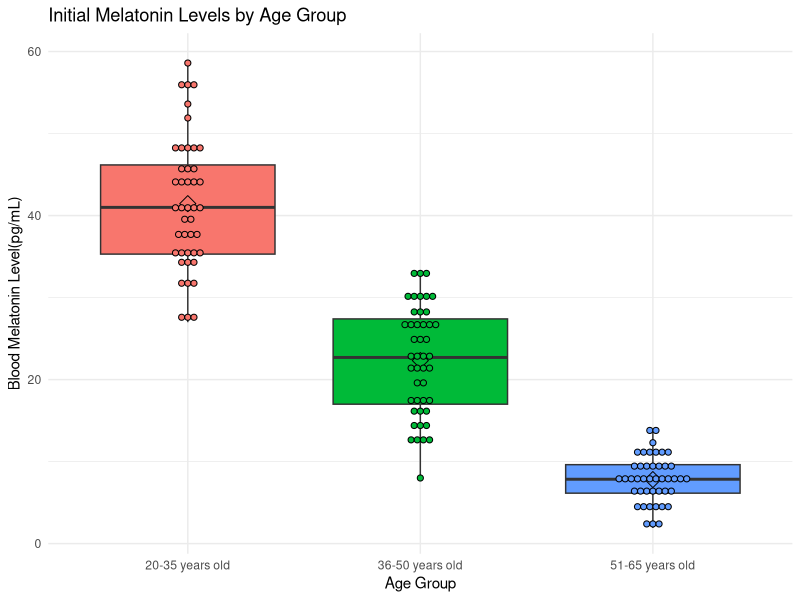
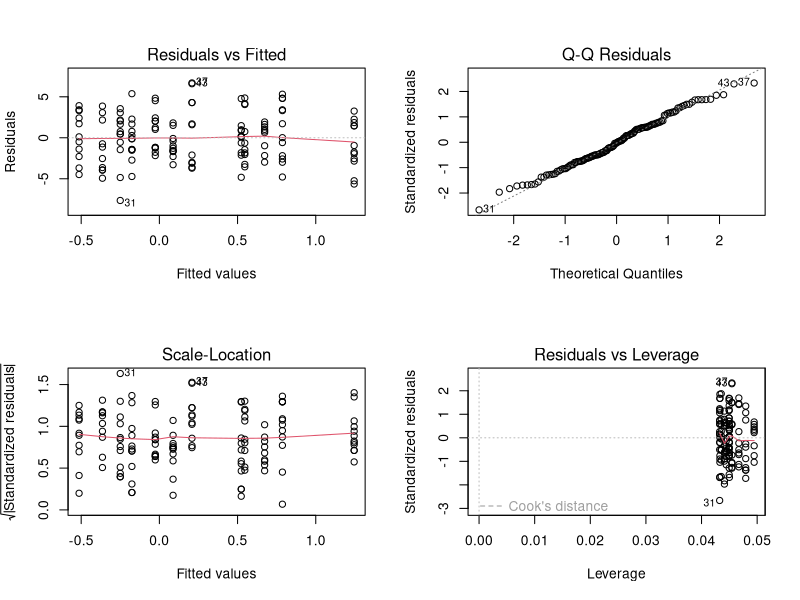
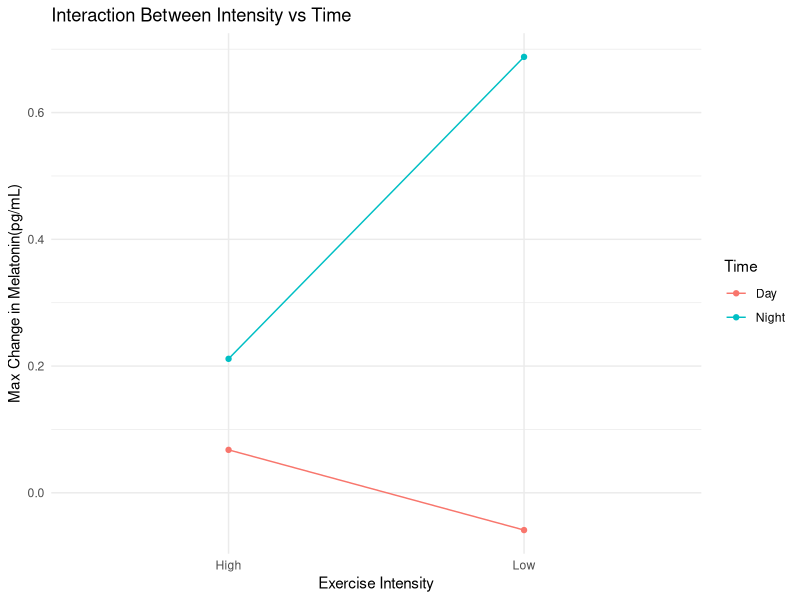
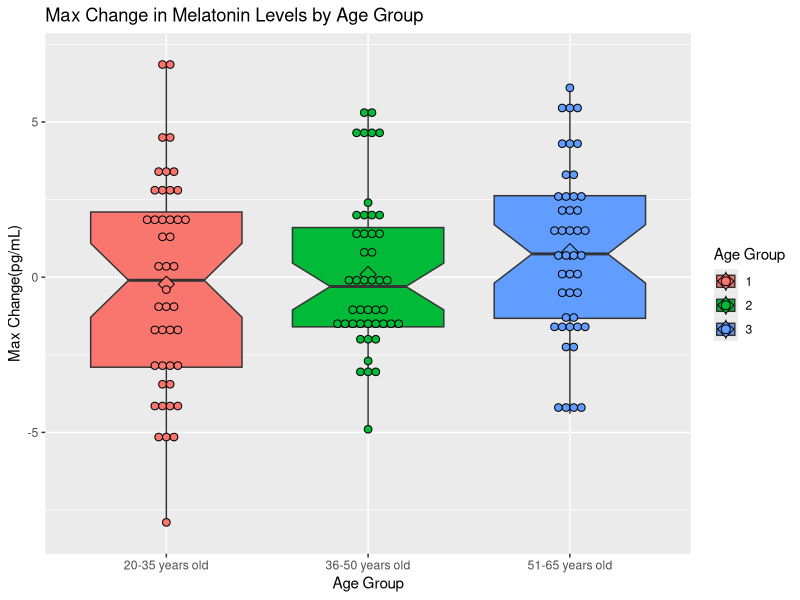

Here is the R script that generated these plots, in order:
## ---- chunk 1
knitr::opts_chunk$set(fig.width=12, fig.height=8, fig.path='Figs/',
                      echo=FALSE, warning=FALSE, message=FALSE)
## ---- chunk 2
library(dplyr)
library(ggplot2)
# read data, delete last col
data <- read.csv("data.csv", stringsAsFactors = FALSE)
data <- data[,-10]
data$Day2[120]<-7.6
data$Day2<-as.double(data$Day2)
data$Day2<-as.numeric(data$Day3)

data <- data %>% mutate(change1=data$Day1-data$Day2) %>% mutate(change2=data$Day1-data$Day3) %>% mutate(maxChange = data$Day1)

for(i in 1:nrow(data)){
  if(abs(data$change1[i]) > abs(data$change2[i])){
    data$maxChange[i] <- data$change1[i]
  }
  else{
    data$maxChange[i] <- data$change2[i]
  }
}
## ---- chunk 3
tabl <- "       
|                 | Estimate Std. | Error  | t value | Pr(>|t|)   | 
|-----------------|---------------|--------|---------|------------|
|(Intercept)      | 41.4545       | 0.9342 |  44.38  | <2e-16 *** | 
|factor(AgeGroup)2| -19.1301      | 1.3138 | -14.56  | <2e-16 *** |
|factor(AgeGroup)3| -33.6432      | 1.3211 | -25.46  | <2e-16 *** |
"
cat(tabl) # output the table in a format good for HTML/PDF/docx conversion
## ---- chunk 4
ggplot(data, aes(x=as.factor(AgeGroup), y=Day1, fill=as.factor(AgeGroup)), fill=as.factor(AgeGroup)) + geom_boxplot() + stat_summary(fun.y=mean, geom="point", shape=23, size=4) + geom_dotplot(binaxis='y', binwidth=1.5,stackdir='center', dotsize=0.5) + theme_minimal() + xlab("Age Group") + ylab("Blood Melatonin Level(pg/mL)") + ggtitle("Initial Melatonin Levels by Age Group") + guides(fill=FALSE) +scale_x_discrete(labels = c('20-35 years old','36-50 years old','51-65 years old'))
## ---- chunk 5
# two way anova with age as blocking factor
m1 <- aov(maxChange~Intensity*Time+factor(AgeGroup), data = data)
## ---- chunk 6
t <- "  
|               |   Df |Sum Sq |Mean Sq |F value |Pr(>F)  |
|---------------|------|-------|--------|--------|--------|
|Intensity      |    1 |   0.9 |  0.905 |  0.105 |  0.746 |
|Time           |    1 |   6.7 |  6.660 |  0.773 |  0.381 |
|AgeGroup       |    2 |  24.5 | 12.271 |  1.424 |  0.245 |
|Intensity:Time |    1 |   3.1 |  3.068 |  0.356 |  0.552 |
|Residuals      |  127 |1094.5 |  8.618 |        |        |
"
cat(t) # output the table in a format good for HTML/PDF/docx conversion
## ---- chunk 7
par(mfrow=c(2,2))
plot(m1)
## ---- chunk 8
interaction <- data %>% group_by(Time=data$Time, Intensity=data$Intensity) %>% summarise(change = mean(maxChange))

interaction %>% ggplot() + aes(x = Intensity, y = change, color = Time) + geom_line(aes(group = Time)) + geom_point() + ylab("Max Change in Melatonin(pg/mL)") + xlab("Exercise Intensity") + ggtitle("Interaction Between Intensity vs Time") + theme_minimal()


## ---- chunk 9
# change in melatonin by age group
library(ggplot2)
data %>% ggplot(aes(x=as.factor(AgeGroup), y=maxChange, fill=as.factor(AgeGroup))) + geom_boxplot(notch=TRUE) + stat_summary(fun.y=mean, geom="point", shape=23, size=4) + geom_dotplot(binaxis='y', stackdir='center', dotsize=0.5) + labs(title="Max Change in Melatonin Levels by Age Group", x="Age Group", y="Max Change(pg/mL)") + scale_x_discrete(labels = c('20-35 years old','36-50 years old','51-65 years old')) +                                                                     guides(fill=guide_legend(title="Age Group"))

